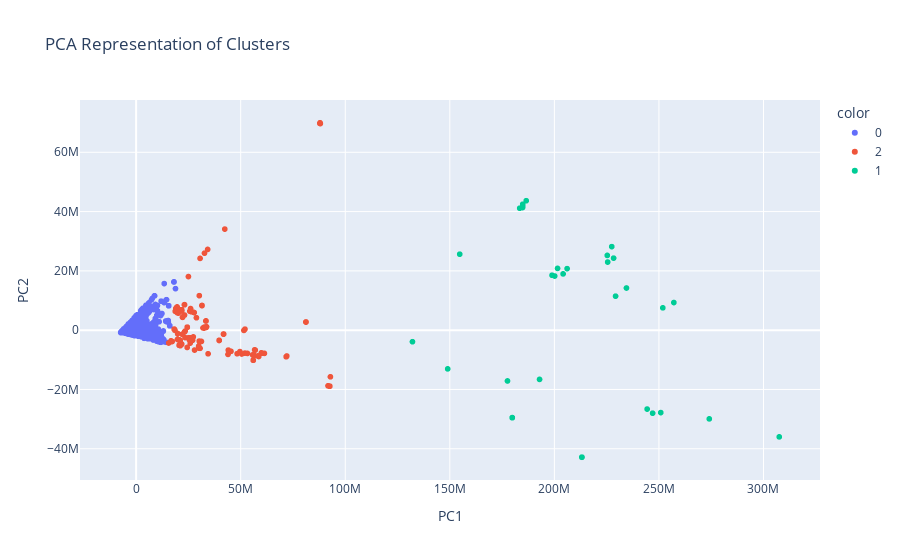

Here is the notebook cell this chart was saved with:
### Code cell
# Create scatter plot of `PC2` vs `PC1`
fig = px.scatter(
    data_frame = X_pca,
    x="PC1",
    y="PC2",
    color=labels.astype(str),
    title="PCA Representation of Clusters"
)


fig.show()

### Figure 1 — Plotly figure (JSON) as saved in the notebook; plotly's stock layout.template omitted (floating-point values rounded to 4 significant figures; data arrays with more than 128 entries replaced by an {"elided": "..."} marker saying what was removed)
{"data": [{"hovertemplate": "color=0<br>PC1=%{x}<br>PC2=%{y}<extra></extra>", "legendgroup": "0", "marker": {"color": "#636efa", "symbol": "circle"}, "mode": "markers", "name": "0", "showlegend": true, "type": "scattergl", "x": {"elided": "4132 float values"}, "xaxis": "x", "y": {"elided": "4132 float values"}, "yaxis": "y"}, {"hovertemplate": "color=2<br>PC1=%{x}<br>PC2=%{y}<extra></extra>", "legendgroup": "2", "marker": {"color": "#EF553B", "symbol": "circle"}, "mode": "markers", "name": "2", "showlegend": true, "type": "scattergl", "x": {"elided": "194 float values"}, "xaxis": "x", "y": {"elided": "194 float values"}, "yaxis": "y"}, {"hovertemplate": "color=1<br>PC1=%{x}<br>PC2=%{y}<extra></extra>", "legendgroup": "1", "marker": {"color": "#00cc96", "symbol": "circle"}, "mode": "markers", "name": "1", "showlegend": true, "type": "scattergl", "x": [247000000.0, 250900000.0, 244300000.0, 307500000.0, 274100000.0, 186500000.0, 184800000.0, 184800000.0, 183400000.0, 184800000.0, 234500000.0, 251900000.0, 229300000.0, 154700000.0, 257200000.0, 149000000.0, 132200000.0, 177600000.0, 192900000.0, 204200000.0, 201500000.0, 206100000.0, 198900000.0, 200200000.0, 179900000.0, 179900000.0, 179900000.0, 179900000.0, 179900000.0, 225300000.0, 228300000.0, 227400000.0, 225500000.0, 213200000.0, 213200000.0, 213100000.0, 213100000.0, 213200000.0], "xaxis": "x", "y": [-28000000.0, -27790000.0, -26610000.0, -35980000.0, -29920000.0, 43660000.0, 41840000.0, 41370000.0, 41140000.0, 42460000.0, 14230000.0, 7531000.0, 11480000.0, 25630000.0, 9329000.0, -13050000.0, -3893000.0, -17130000.0, -16600000.0, 18980000.0, 20830000.0, 20760000.0, 18530000.0, 18270000.0, -29510000.0, -29510000.0, -29510000.0, -29510000.0, -29510000.0, 25220000.0, 24300000.0, 28190000.0, 22970000.0, -42860000.0, -42850000.0, -42840000.0, -42850000.0, -42830000.0], "yaxis": "y"}], "layout": {"legend": {"title": {"text": "color"}, "tracegroupgap": 0}, "title": {"text": "PCA Representation of Clusters"}, "xaxis": {"anchor": "y", "domain": [0, 1], "title": {"text": "PC1"}}, "yaxis": {"anchor": "x", "domain": [0, 1], "title": {"text": "PC2"}}}}
